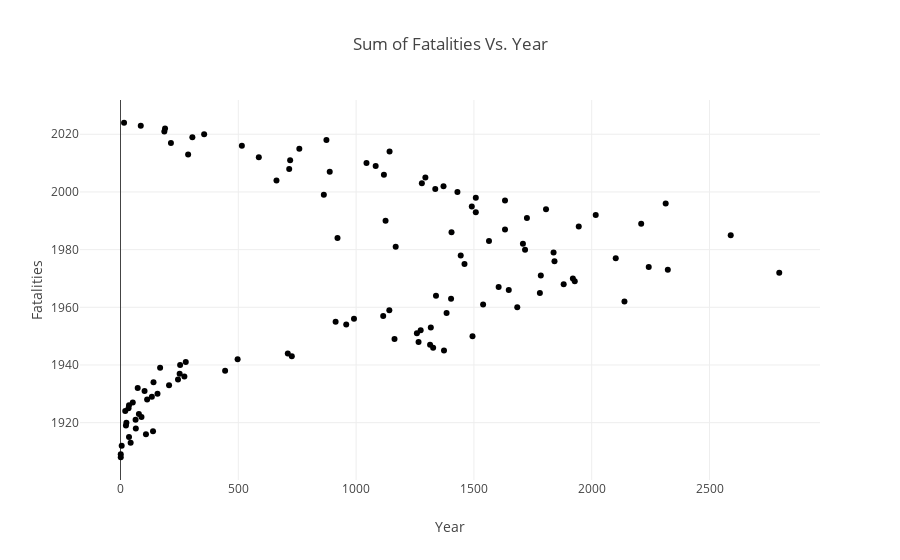

The cell this chart's notebook holds for it:
### Code cell
# Create a line chart of the Year against Fatalities 

top_Year = Year.sort_values(by = 'Fatalities (air)', ascending =False)

Year_plt = px.scatter(top_Year, x='Fatalities (air)', y='Year', title='Sum of Fatalities Vs. Year')

Year_plt.update_layout(xaxis_title='Year', yaxis_title='Fatalities')

Year_plt.show()

### Figure 1 — Plotly figure (JSON) as saved in the notebook; plotly's stock layout.template omitted (floating-point values rounded to 4 significant figures)
{"data": [{"hovertemplate": "Fatalities (air)=%{x}<br>Year=%{y}<extra></extra>", "legendgroup": "", "marker": {"color": "#000001", "symbol": "circle"}, "mode": "markers", "name": "", "orientation": "v", "showlegend": false, "type": "scatter", "x": [2796, 2590, 2323, 2314, 2242, 2210, 2139, 2102, 2017, 1945, 1928, 1920, 1881, 1842, 1838, 1806, 1784, 1780, 1725, 1717, 1708, 1684, 1648, 1632, 1632, 1605, 1564, 1539, 1508, 1508, 1494, 1491, 1460, 1444, 1430, 1405, 1403, 1384, 1373, 1371, 1339, 1336, 1327, 1317, 1314, 1294, 1279, 1274, 1265, 1258, 1168, 1163, 1142, 1141, 1125, 1118, 1115, 1083, 1044, 991, 958, 921, 913, 888, 874, 863, 759, 727, 720, 716, 710, 662, 587, 515, 497, 444, 355, 305, 287, 277, 271, 253, 251, 244, 214, 206, 189, 186, 168, 157, 140, 138, 133, 113, 108, 102, 89, 86, 78, 73, 65, 64, 52, 43, 36, 36, 34, 25, 23, 20, 15, 5, 1, 1], "xaxis": "x", "y": [1972, 1985, 1973, 1996, 1974, 1989, 1962, 1977, 1992, 1988, 1969, 1970, 1968, 1976, 1979, 1994, 1971, 1965, 1991, 1980, 1982, 1960, 1966, 1997, 1987, 1967, 1983, 1961, 1998, 1993, 1950, 1995, 1975, 1978, 2000, 1986, 1963, 1958, 1945, 2002, 1964, 2001, 1946, 1953, 1947, 2005, 2003, 1952, 1948, 1951, 1981, 1949, 2014, 1959, 1990, 2006, 1957, 2009, 2010, 1956, 1954, 1984, 1955, 2007, 2018, 1999, 2015, 1943, 2011, 2008, 1944, 2004, 2012, 2016, 1942, 1938, 2020, 2019, 2013, 1941, 1936, 1940, 1937, 1935, 2017, 1933, 2022, 2021, 1939, 1930, 1934, 1917, 1929, 1928, 1916, 1931, 1922, 2023, 1923, 1932, 1918, 1921, 1927, 1913, 1926, 1915, 1925, 1920, 1919, 1924, 2024, 1912, 1909, 1908], "yaxis": "y"}], "layout": {"autosize": true, "legend": {"tracegroupgap": 0}, "title": {"text": "Sum of Fatalities Vs. Year"}, "xaxis": {"anchor": "y", "autorange": true, "domain": [0, 1], "range": [-171.6, 2969.0], "title": {"text": "Year"}, "type": "linear"}, "yaxis": {"anchor": "x", "autorange": true, "domain": [0, 1], "range": [1898.0, 2034.0], "title": {"text": "Fatalities"}, "type": "linear"}}}
